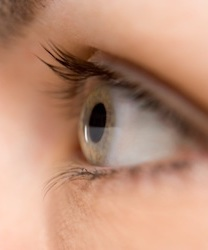
#> input picture Final Project - Frank/SIDE_VIEW_EYES/SIDE_VIEW_12.jpg, 208 x 250 px, given as the content of the folder ./POSITIVE_ASTIGMATISM/, which was not available
$ jupyter execute --allow-errors 'Final Project with Matlib.ipynb'
#> lines starting #> are read from the running program, lines starting #| are printed output that depends on the picture; pictures that were not available may be replaced by others from this repository, and a replacement may not be noted
[cell 1]
import numpy as np
from os import listdir
import matplotlib.image as mpimg
import matplotlib.pyplot as plt
import pandas as pd
from PIL import Image

original_negative_image_folder = "./SIDE_VIEW_EYES/"
original_positive_image_folder = "./POSITIVE_ASTIGMATISM/"

grey_negative_image_folder =   "./GREY_NEGATIVE_EYES/"
grey_positive_image_folder = "./GREY_POSITIVE_EYES/"

grey_crop_negative_image_folder = "./GREY_CROPPED_NEGATIVE/"
grey_crop_positive_image_folder = "./GREY_CROPPED_POSITIVE/"


p_file_list = listdir(original_positive_image_folder)
n_file_list = listdir(original_negative_image_folder)

DIM_OF_IMG = 175

[cell 2]
def convertToBW(fList, start_folder, dest_folder):
    for name in fList:
        img = Image.open(start_folder + name).convert('L')
        img.save(dest_folder + name)

def getCroppedImage(fList, start_folder, dest_folder):
    img_list = []
    for i in fList:

        curr_img = Image.open(start_folder + i)

        curr_tup = curr_img.size
        gutter_x = ((curr_tup[0] - DIM_OF_IMG) / 2)
        gutter_y = ((curr_tup[1] - DIM_OF_IMG) / 2)
        curr_img = curr_img.crop((gutter_x, gutter_y, gutter_x + DIM_OF_IMG, gutter_y + DIM_OF_IMG ))
        curr_img.save(dest_folder + i)

        temp_img = mpimg.imread(dest_folder + i)
        img_list.append(temp_img)
    return img_list

def createDF(img_list, isNormal):
    x = []

    for i in img_list:
        temp = np.empty(0)
        for k in i:
            temp = np.append(temp, k)
        x.append(temp)


    X = pd.DataFrame(x)
    X.fillna(0, inplace=True)

    if isNormal == True:
        y = np.ones(len(img_list))
    elif isNormal == False:
        y = np.zeros(len(img_list))

    y = pd.DataFrame(y, columns=["isNormal"])

    X = X.join(y)
    return X

[cell 3]
# POSITIVE Entries
convertToBW(p_file_list, original_positive_image_folder, grey_positive_image_folder)
#> in convertToBW, `img = Image.open(start_folder + name).convert('L')`:
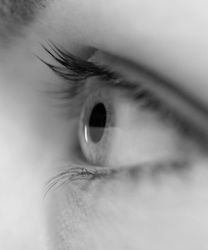
#> img: PIL image 208x250 L; min 0, max 235, mean 154.5
pos_image_list = getCroppedImage(p_file_list, grey_positive_image_folder, grey_crop_positive_image_folder)
#> in getCroppedImage, `curr_img = curr_img.crop((gutter_x, gutter_y, gutter_x + DIM_OF_IMG, g..`:
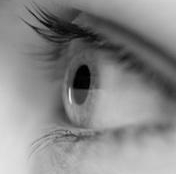
#> curr_img: PIL image 176x174 L; min 0, max 233, mean 135.9
#> pos_image_list = 1 item

posDF = createDF(pos_image_list, False)
#> the loop in createDF, `for i in img_list:` made 1 pass
#> in createDF, `X = pd.DataFrame(x)`: X = table of 1 rows and 30624 columns
#> in createDF, `y = np.zeros(len(img_list))`: y = [0]
#> in createDF, `y = pd.DataFrame(y, columns=["isNormal"])`: y = table of 1 rows and 1 columns
#> posDF = table of 1 rows and 30625 columns
posDF.head()
#> Out = table of 1 rows and 30625 columns

[cell 4]
# Negative Entries
convertToBW(n_file_list, original_negative_image_folder, grey_negative_image_folder)
#> pass 2 of the loop in convertToBW, `for name in fList:`:
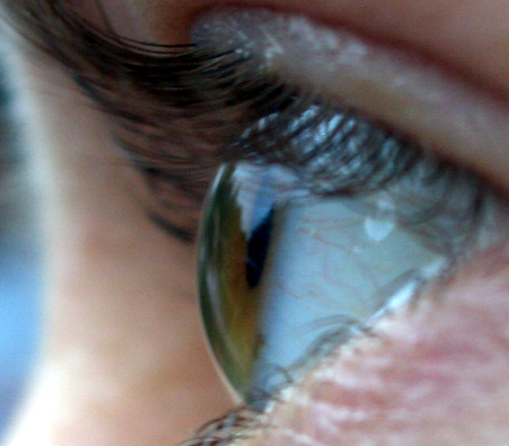
#> input picture Final Project - Frank/SIDE_VIEW_EYES/SIDE_VIEW_15.png, 509 x 446 px
#> in convertToBW (call 2), `img = Image.open(start_folder + name).convert('L')`:
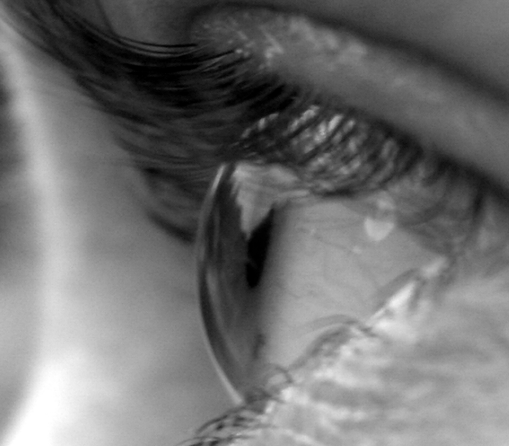
#> img: PIL image 509x446 L; min 0, max 255, mean 113.1
#> pass 3 of the loop in convertToBW, `for name in fList:`:
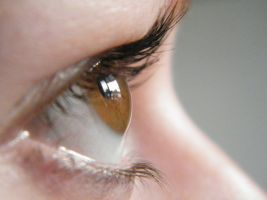
#> input picture Final Project - Frank/SIDE_VIEW_EYES/SIDE_VIEW_17.jpg, 267 x 200 px
#> in convertToBW (call 2), `img = Image.open(start_folder + name).convert('L')`:
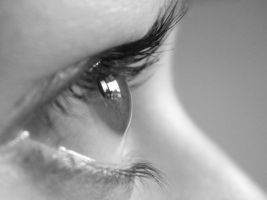
#> img: PIL image 267x200 L; min 6, max 255, mean 154.2
#> the loop made 4 passes; the first 3 are shown
neg_image_list = getCroppedImage(n_file_list, grey_negative_image_folder, grey_crop_negative_image_folder)
#> pass 2 of the loop in getCroppedImage, `for i in fList:`:
#> in getCroppedImage (call 2), `curr_img = curr_img.crop((gutter_x, gutter_y, gutter_x + DIM_OF_IMG, g..`:
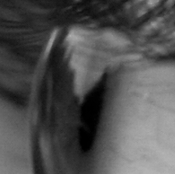
#> curr_img: PIL image 175x174 L; min 0, max 180, mean 81.3
#> temp_img: shape (174, 175) float32
#> pass 3 of the loop in getCroppedImage, `for i in fList:`:
#> in getCroppedImage (call 2), `curr_img = curr_img.crop((gutter_x, gutter_y, gutter_x + DIM_OF_IMG, g..`:
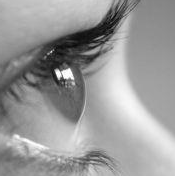
#> curr_img: PIL image 175x176 L; min 1, max 255, mean 153.3
#> temp_img: shape (176, 175)
#> the loop made 4 passes; the first 3 are shown
#> neg_image_list = 4 items

negDF = createDF(neg_image_list, True)
#> the loop in createDF (call 2), `for i in img_list:` made 4 passes
#> negDF = table of 4 rows and 30801 columns
negDF.head()
#> Out = table of 4 rows and 30801 columns
